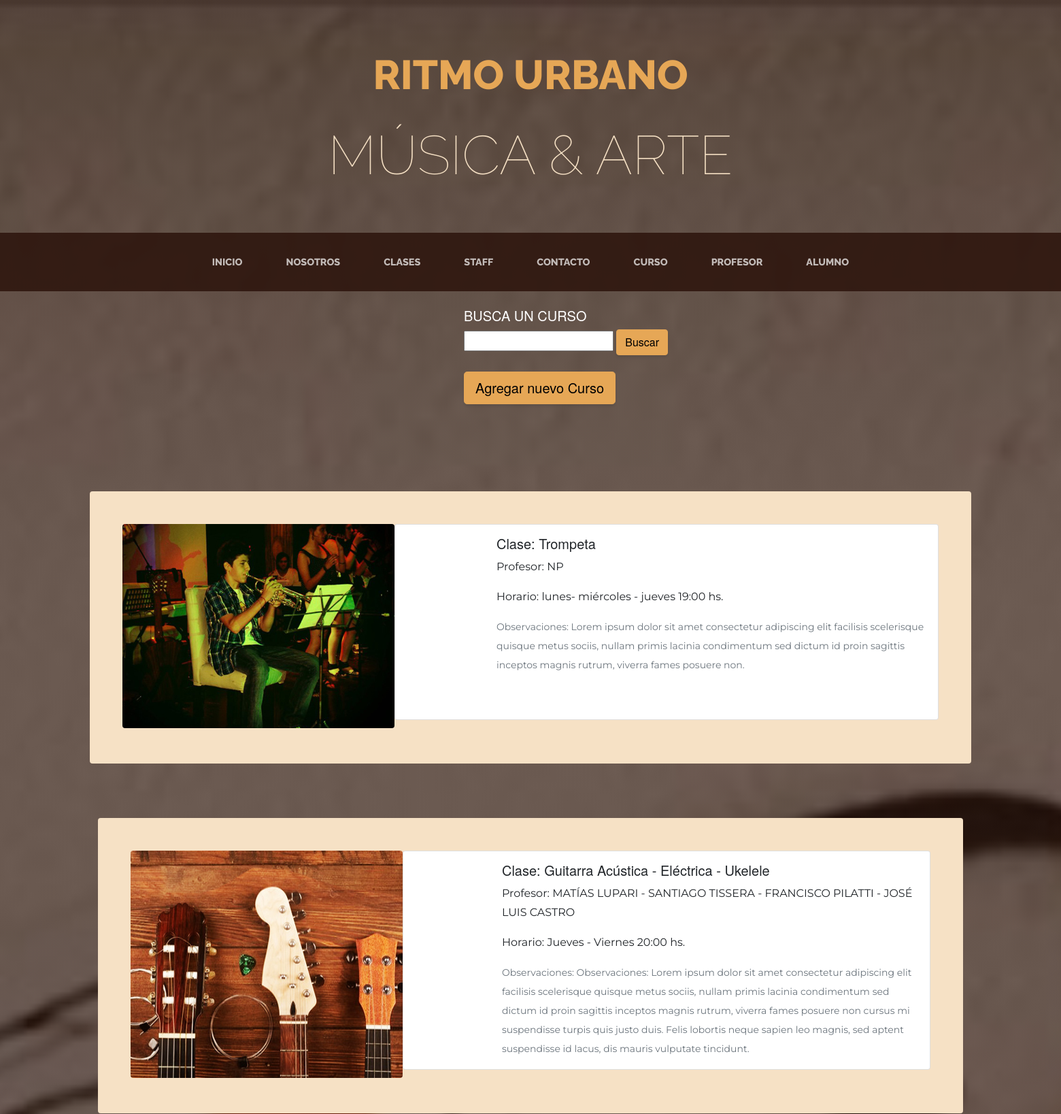
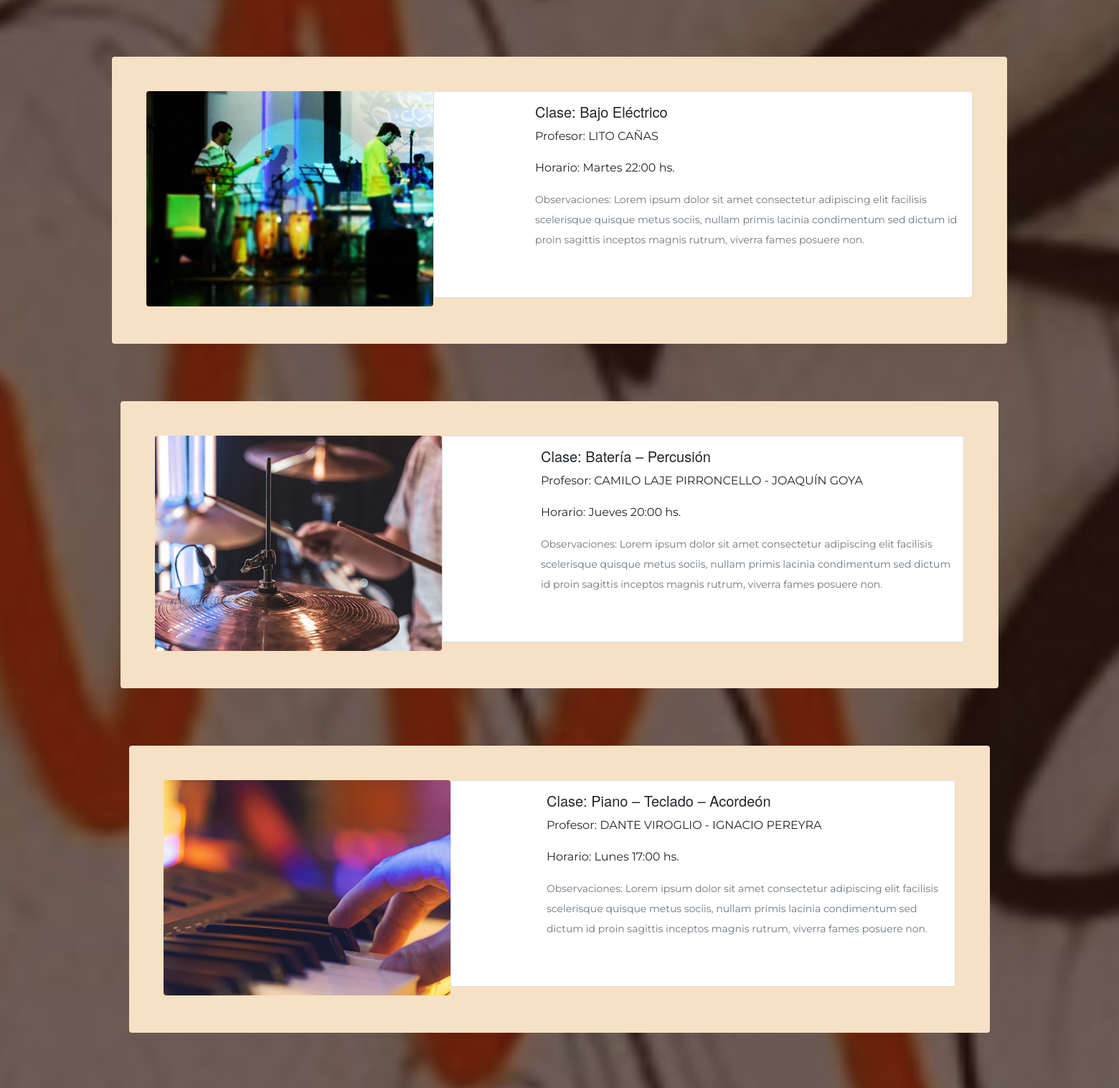
The app's page /curso (signed in, upper part) with its own data (2 pictures, top to bottom).
### AppRitmoUrbano/models.py (models this page shows, shortened)
class Curso(models.Model):
    imagen = models.ImageField(upload_to='media/cursos', null=True, blank = True)
    clase = models.CharField(max_length=40)
    profesor = models.CharField(max_length=200)
    dia = models.CharField(max_length=40)
    horario = models.TimeField()
    observaciones = models.TextField()

### AppRitmoUrbano/views.py (the view)
# urls.py: path('curso',views.leerCurso, name="LeerCurso"),
def leerCurso(request):
    curso = Curso.objects.all()
    contexto= {"curso":curso}
    return render(request, "AppRitmoUrbano/leercurso.html", contexto)

### AppRitmoUrbano/templates/AppRitmoUrbano/leercurso.html
{% extends "AppRitmoUrbano/index.html" %}
{% load static %}
{% block contenidoQueCambia %}
<br>
    <div class="content container">
        <div class="row">
            <div class="col-md-48 offset-md-5">
        <div class="col-xl-3">
            <h5 style="font-family: montserrat extrabold, helvetica neue, open sans, source Sans pro ; color: white">BUSCA UN CURSO</h5>
            <form action="resultadoBusqueda" method="POST">{% csrf_token %}
                <input type="text" name="query" required>
                <input style= "font-family: montserrat extrabold, helvetica neue, open sans, source sans pro" class=" col-auto btn btn-primary btn-sg" type="submit" value="Buscar">
            </form>
        </div>
    <br>
    {% if request.user.is_authenticated %}
        <a href={% url 'CursoFormulario' %}><button class=" col-auto btn btn-primary btn-lg" style="font-family: montserrat extrabold, helvetica neue, open sans, source Sans pro">Agregar nuevo Curso</button></a>
    {% else %}
        <a href={% url 'Login' %} class=" col-auto btn btn-primary btn-lg" style="color: white;">Inicia sesión para crear Cursos</a>
    {% endif %}
    </div>
        </div>
            </div>
    <br><br>
    {% for p in curso %}
    <section class="page-section">
        <div class="container">
            <div class="product-item">
                <div class="product-item-title d-flex">
                            <div class="bg-faded p-5 d-flex ms-auto rounded">
                            <img src="{{p.imagen.url}}" class="product-item-img mx-auto d-flex rounded img-fluid mb-4 mb-lg-1" alt="...">
            <div class="card mb-3">
                <div class="row g-0">
                  <div class="col-md-2">
                  </div>
                  <div class="col-md-10">
                    <div class="card-body">
                      <h5 class="card-title" style= "font-family: montserrat semibold, helvetica neue, open sans, source sans pro">Clase: {{p.clase}}</h5>
                      <p style= "font-family: montserrat, helvetica neue, open sans, source sans pro">Profesor: {{p.profesor}}</p>
                      <p class="card-text" style= "font-family: montserrat, helvetica neue, open sans, source sans pro">Horario: {{p.dia}} {{p.horario}} hs.</p>
                      <p class="card-text" style= "font-family: montserrat, helvetica neue, open sans, source sans pro"><small class="text-muted">Observaciones: {{p.observaciones}}</small></p>
                    </div>
                  </div>
                </div>
            </div>
        </div>
            </div>
    <br>
    <br>
    {% endfor %}
{% endblock %}

### records on screen
Curso: imagen (picture), clase "Trompeta", profesor "NP", dia "lunes- miércoles - jueves", horario "19:00", observaciones "Lorem ipsum dolor sit amet consectetur adipiscing elit facilisis scelerisque quisque metus sociis, nullam primis lacinia condimentum sed dictum id proin sagittis inceptos magnis rutrum, viverra fames posuere non."
Curso: imagen (picture), clase "Guitarra Acústica - Eléctrica - Ukelele", profesor "MATÍAS LUPARI - SANTIAGO TISSERA - FRANCISCO PILATTI - JOSÉ LUIS CASTRO", dia "Jueves - Viernes", horario "20:00", observaciones "Observaciones: Lorem ipsum dolor sit amet consectetur adipiscing elit facilisis scelerisque quisque metus sociis, nullam primis lacinia condimentum sed dictum id proin sagittis inceptos magnis rutrum, viverra fames posuere non cursus mi suspendisse turpis quis justo duis. Felis lobortis neque sapien leo magnis, sed aptent suspendisse id lacus, dis mauris vulputate tincidunt."
Curso: imagen (picture), clase "Bajo Eléctrico", profesor "LITO CAÑAS", dia "Martes", horario "22:00", observaciones "Lorem ipsum dolor sit amet consectetur adipiscing elit facilisis scelerisque quisque metus sociis, nullam primis lacinia condimentum sed dictum id proin sagittis inceptos magnis rutrum, viverra fames posuere non."
Curso: imagen (picture), clase "Batería – Percusión", profesor "CAMILO LAJE PIRRONCELLO - JOAQUÍN GOYA", dia "Jueves", horario "20:00", observaciones "Lorem ipsum dolor sit amet consectetur adipiscing elit facilisis scelerisque quisque metus sociis, nullam primis lacinia condimentum sed dictum id proin sagittis inceptos magnis rutrum, viverra fames posuere non."
Curso: imagen (picture), clase "Piano – Teclado – Acordeón", profesor "DANTE VIROGLIO - IGNACIO PEREYRA", dia "Lunes", horario "17:00", observaciones "Lorem ipsum dolor sit amet consectetur adipiscing elit facilisis scelerisque quisque metus sociis, nullam primis lacinia condimentum sed dictum id proin sagittis inceptos magnis rutrum, viverra fames posuere non."
